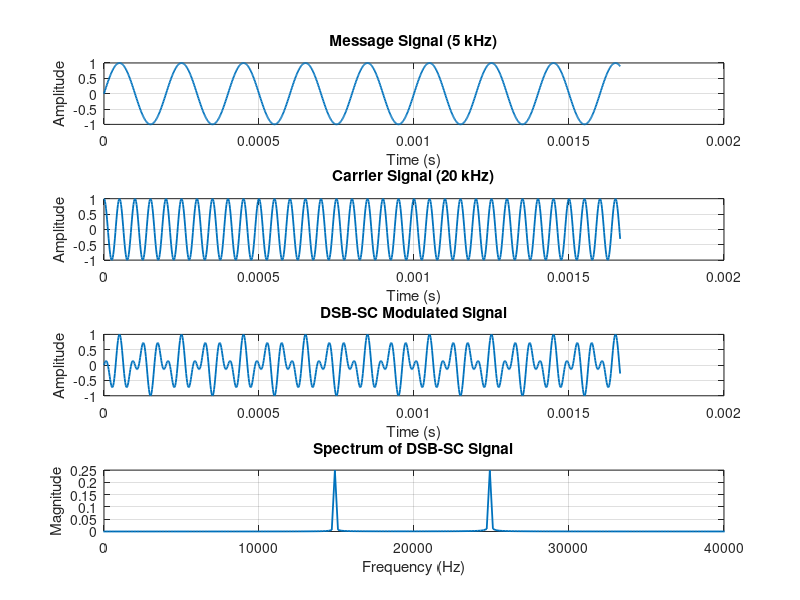

MATLAB code for this plot:
clear;
close all;
clc;

%% Parameters
Fs = 600e3;          % Sampling frequency
t = 0:1/Fs:5e-3;     % 5 ms duration
fm = 5e3;            % Message frequency (5 kHz)
fc = 20e3;           % Carrier frequency (20 kHz)

%% Message Signal
m = sin(2*pi*fm*t);

%% Carrier Signal
c = cos(2*pi*fc*t);

%% DSB-SC Modulated Signal
s = m .* c;

%% Plotting

figure;

subplot(4,1,1);
plot(t(1:1000), m(1:1000), 'LineWidth', 1.3);
title('Message Signal (5 kHz)');
xlabel('Time (s)');
ylabel('Amplitude');
grid on;

subplot(4,1,2);
plot(t(1:1000), c(1:1000), 'LineWidth', 1.3);
title('Carrier Signal (20 kHz)');
xlabel('Time (s)');
ylabel('Amplitude');
grid on;

subplot(4,1,3);
plot(t(1:1000), s(1:1000), 'LineWidth', 1.3);
title('DSB-SC Modulated Signal');
xlabel('Time (s)');
ylabel('Amplitude');
grid on;

%% Spectrum Analysis

N = length(s);
S = abs(fft(s))/N;
f = (-N/2:N/2-1)*(Fs/N);

subplot(4,1,4);
plot(f, fftshift(S), 'LineWidth', 1.3);
title('Spectrum of DSB-SC Signal');
xlabel('Frequency (Hz)');
ylabel('Magnitude');
grid on;
xlim([0 40e3]);

%% Peak Frequency Calculation (No Command Window Output)

[~, idx] = max(fftshift(S));
peak_freq = f(idx);
